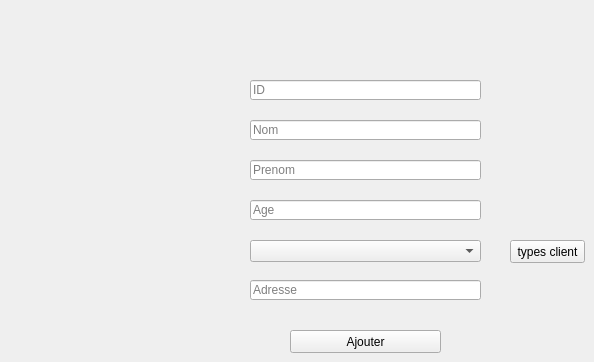
   <widget class="QWidget" name="AddA">
    <attribute name="title">
     <string>      Ajouter     </string>
    </attribute>
    <widget class="QPushButton" name="pb_ajouter">
     <property name="geometry">
      <rect>
       <x>290</x>
       <y>330</y>
       <width>151</width>
       <height>23</height>
      </rect>
     </property>
     <property name="text">
      <string>Ajouter</string>
     </property>
    </widget>
    <widget class="QComboBox" name="comboBox_typec">
     <property name="geometry">
      <rect>
       <x>250</x>
       <y>240</y>
       <width>231</width>
       <height>22</height>
      </rect>
     </property>
     <property name="editable">
      <bool>false</bool>
     </property>
     <property name="currentText">
      <string/>
     </property>
     <property name="currentIndex">
      <number>-1</number>
     </property>
    </widget>
    <widget class="QLineEdit" name="lineEdit_id">
     <property name="geometry">
      <rect>
       <x>250</x>
       <y>80</y>
       <width>231</width>
       <height>20</height>
      </rect>
     </property>
     <property name="styleSheet">
      <string notr="true"/>
     </property>
     <property name="text">
      <string/>
     </property>
     <property name="placeholderText">
      <string>ID </string>
     </property>
    </widget>
    <widget class="QLineEdit" name="lineEdit_nom">
     <property name="geometry">
      <rect>
       <x>250</x>
       <y>120</y>
       <width>231</width>
       <height>20</height>
      </rect>
     </property>
     <property name="placeholderText">
      <string>Nom</string>
     </property>
    </widget>
    <widget class="QLineEdit" name="lineEdit_age">
     <property name="geometry">
      <rect>
       <x>250</x>
       <y>200</y>
       <width>231</width>
       <height>20</height>
      </rect>
     </property>
     <property name="text">
      <string/>
     </property>
     <property name="placeholderText">
      <string>Age</string>
     </property>
    </widget>
    <widget class="QLineEdit" name="lineEdit_prenom">
     <property name="geometry">
      <rect>
       <x>250</x>
       <y>160</y>
       <width>231</width>
       <height>20</height>
      </rect>
     </property>
     <property name="text">
      <string/>
     </property>
     <property name="placeholderText">
      <string>Prenom</string>
     </property>
    </widget>
    <widget class="QLineEdit" name="lineEdit_adresse">
     <property name="geometry">
      <rect>
       <x>250</x>
       <y>280</y>
       <width>231</width>
       <height>20</height>
      </rect>
     </property>
     <property name="placeholderText">
      <string>Adresse</string>
     </property>
    </widget>
    <widget class="QPushButton" name="load">
     <property name="geometry">
      <rect>
       <x>510</x>
       <y>240</y>
       <width>75</width>
       <height>23</height>
      </rect>
     </property>
     <property name="text">
      <string>types client</string>
     </property>
    </widget>
   </widget>
